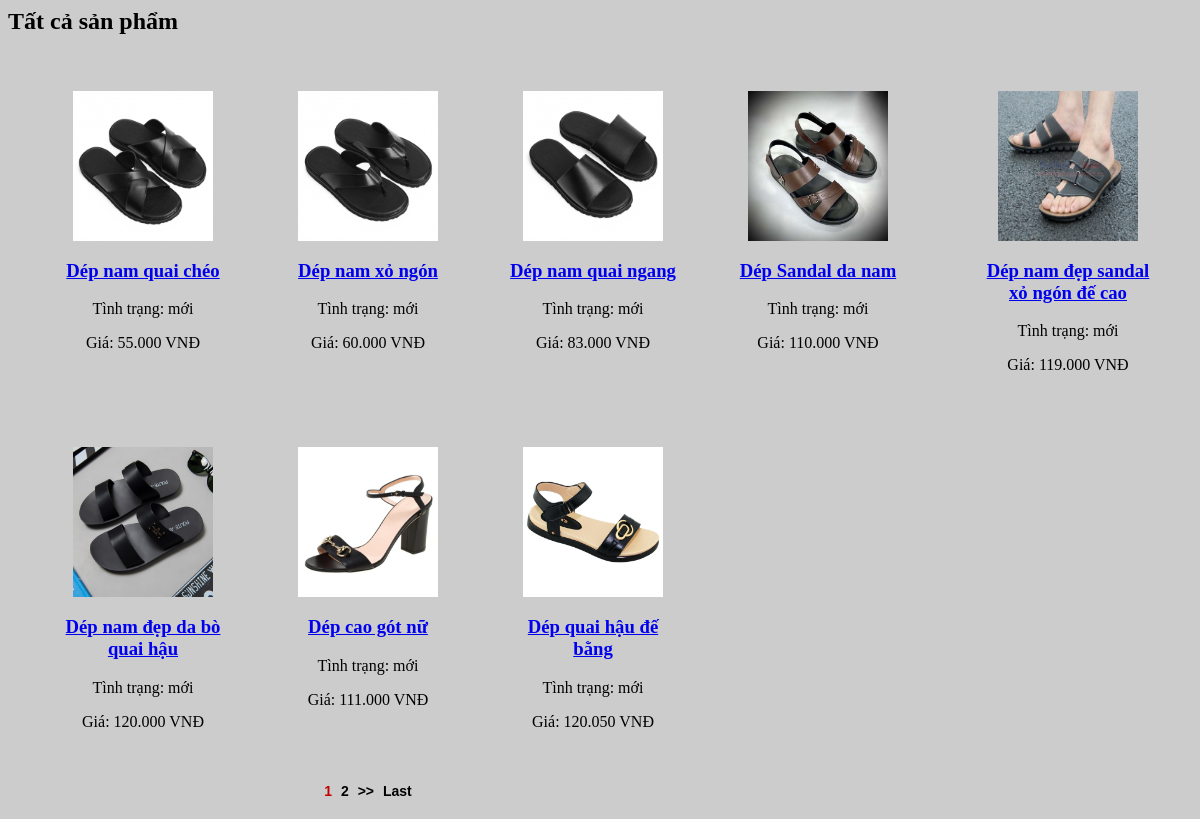
Screenshot of /chucnang/menungang/tatcasanpham.php with the database file from the repository.
### tables this page shows
CREATE TABLE IF NOT EXISTS `sanpham` (
  `id_sp` int(11) UNSIGNED NOT NULL AUTO_INCREMENT,
  `id_dm` int(11) UNSIGNED NOT NULL,
  `ten_sp` varchar(255) NOT NULL,
  `anh_sp` varchar(255) NOT NULL,
  `gia_sp` varchar(255) NOT NULL,
  `tinh_trang` varchar(255) NOT NULL,
  `khuyen_mai` varchar(255) NOT NULL,
  `trang_thai` varchar(255) NOT NULL,
  `dac_biet` int(1) NOT NULL,
  `chi_tiet_sp` longtext NOT NULL,
  PRIMARY KEY (`id_sp`)
);

### chucnang/menungang/tatcasanpham.php (the view, shortened to what this page needs)
<link rel="stylesheet" type="text/css" href="css/tatcasanpham.css">
<div class="prd-block">
    <h2>Tất cả sản phẩm</h2>
    <div class="pr-list">
        <?php
        include_once('cauhinh/ketnoi.php');
        $whereClause = '';
        $rowPerPage = 8;
        $page = isset($_GET['page']) ? (int)$_GET['page'] : 1;
        $perRow = ($page - 1) * $rowPerPage;
        $sql = "SELECT * FROM sanpham $whereClause LIMIT $perRow,$rowPerPage";
        $query = mysqli_query($conn, $sql);
        $totalRow = mysqli_num_rows(mysqli_query($conn, "SELECT * FROM sanpham $whereClause"));
        $totalPage = ceil($totalRow / $rowPerPage);
        $listPage = '';
        $urlParams = "index.php?page_layout=tatcasanpham";
        for ($i = 1; $i <= $totalPage; $i++) {
            if ($i == $page) {
                $listPage .= '<span class="current"> ' . $i . '</span>';
            } else {
                $listPage .= '<a href="' . $urlParams . '&page=' . $i . ' "> ' . $i . ' </a>';
            }
        }
        if ($page < $totalPage) {
            $listPage .= '<a href="' . $urlParams . '&page=' . ($page + 1) . ' "> >> </a>';
            $listPage .= '<a href="' . $urlParams . '&page=' . $totalPage . ' "> Last </a>';
        }
        while ($row = mysqli_fetch_array($query)) {
        ?>
            <div class="prd-item">
                <a href="index.php?page_layout=chitietsp&id_sp=<?php echo $row['id_sp'] ?>">
                    <img width="140" height="150" src="quantri/anh/<?php echo $row['anh_sp'] ?>" />
                </a>
                <h3><a href="index.php?page_layout=chitietsp&id_sp=<?php echo $row['id_sp'] ?>">
                        <?php echo $row['ten_sp'] ?></a>
                </h3>
                <p>Tình trạng: <?php echo $row['tinh_trang'] ?></p>
                <p class="price"><span>Giá: <?php echo $row['gia_sp'] ?> VNĐ</span></p>
            </div>
        <?php
        }
        ?>
    </div>
</div>
<div id="pagination"><?php echo $listPage ?></div>

### css/tatcasanpham.css (style rules this page uses)
#pagination { width: 720px; height: auto; font-family: sans-serif; font-size: 14px; font-weight: bold; word-spacing: 5px; text-align: center; margin-right: 20px; margin-bottom: 20px; }
#pagination span { color:#C40000; }
#pagination a { text-decoration: none; color: #000; }
.pr-list { display: flex; flex-wrap: wrap; justify-content: left; gap: 25px; margin-left: 35px; padding: 20px 0; }
.prd-item { width: 200px; border: 1.5px solid #ccc; border-radius: 5px; padding: 15px; box-sizing: border-box; text-align: center; }

### rows the page displays
sanpham: anh_sp (picture), ten_sp "Dép nam quai chéo", tinh_trang "mới", gia_sp "55.000"
sanpham: anh_sp (picture), ten_sp "Dép nam xỏ ngón", tinh_trang "mới", gia_sp "60.000"
sanpham: anh_sp (picture), ten_sp "Dép nam quai ngang", tinh_trang "mới", gia_sp "83.000"
sanpham: anh_sp (picture), ten_sp "Dép Sandal da nam", tinh_trang "mới", gia_sp "110.000"
sanpham: anh_sp (picture), ten_sp "Dép nam đẹp sandal xỏ ngón đế cao", tinh_trang "mới", gia_sp "119.000"
sanpham: anh_sp (picture), ten_sp "Dép nam đẹp da bò quai hậu", tinh_trang "mới", gia_sp "120.000"
sanpham: anh_sp (picture), ten_sp "Dép cao gót nữ", tinh_trang "mới", gia_sp "111.000"
sanpham: anh_sp (picture), ten_sp "Dép quai hậu đế bằng", tinh_trang "mới", gia_sp "120.050"
